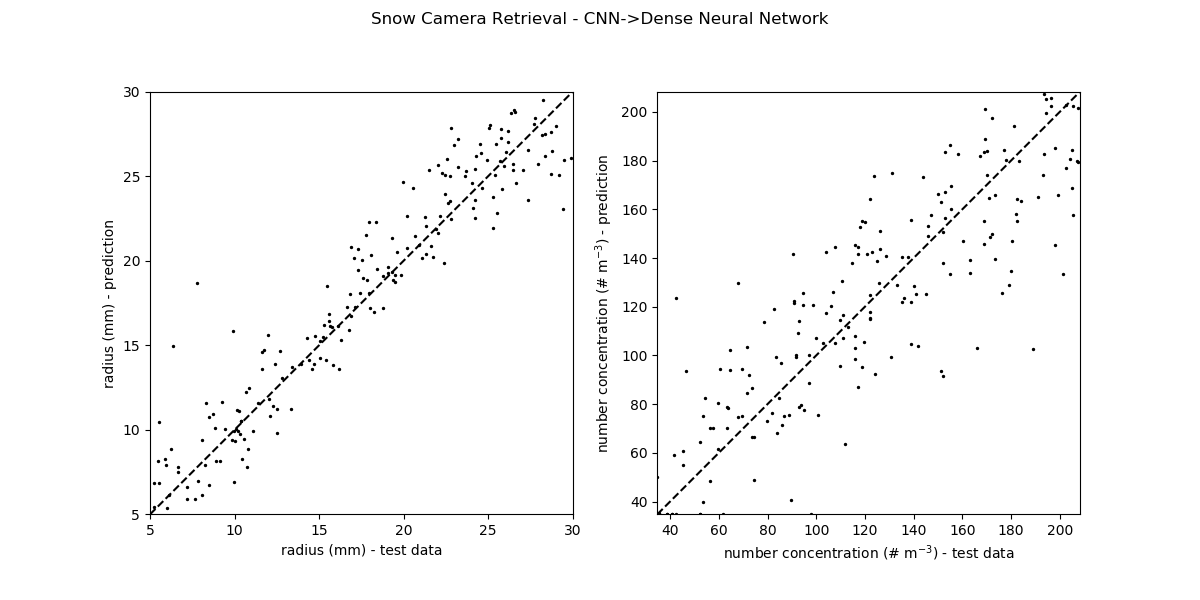

Write Python code to recreate this figure.
import matplotlib.pyplot as plt
from keras.models import load_model
import numpy as np
from netCDF4 import Dataset

# open test data
data_dir = '/vhtraid2/rschrom/snow_cam/'
tncf = Dataset(f'{data_dir}test_data/data.nc', 'r')
im_test = tncf.variables['im_data'][:]
rad_test = tncf.variables['radius'][:]
ncon_test = tncf.variables['number_concentration'][:]
dims_test = im_test.shape

# normalize data
radmin = 5.
radmax = 30.
ncmin = 50.
ncmax = 300.
rad_test = (rad_test-radmin)/(radmax-radmin)
ncon_test = (ncon_test*1.2*1.2-ncmin)/(ncmax-ncmin)

# reshape data
ntest = dims_test[0]
nx = dims_test[1]
ny = dims_test[2]

# set input and output data
output_test = np.empty([ntest,2])
output_test[:,0] = rad_test
output_test[:,1] = ncon_test

input_test = np.empty([ntest,nx,ny,1])
input_test[:,:,:,0] = im_test

# predict and plot
model = load_model('snow_camera_model.h5')
output_predict = model.predict(input_test)

rad_predict = output_predict[:,0]
ncon_predict = output_predict[:,1]
rad_predict = rad_predict*(radmax-radmin)+radmin
ncon_predict = ncon_predict*(ncmax-ncmin)+ncmin

rad_test = rad_test*(radmax-radmin)+radmin
ncon_test = ncon_test*(ncmax-ncmin)+ncmin

fig = plt.figure(figsize=(12,6))
ax = fig.add_subplot(1,2,1)
plt.scatter(rad_test, rad_predict, c='k', s=2.)
plt.plot([radmin,radmax], [radmin,radmax], 'k--')
ax.set_xlim([radmin,radmax])
ax.set_ylim([radmin,radmax])
ax.set_aspect(1.)
ax.set_xlabel('radius (mm) - test data')
ax.set_ylabel('radius (mm) - prediction')

ax = fig.add_subplot(1,2,2)
plt.scatter(ncon_test/1.2**2., ncon_predict/1.2**2., c='k', s=2.)
plt.plot([ncmin/1.2**2.,ncmax/1.2**2.], [ncmin/1.2**2.,ncmax/1.2**2.], 'k--')
ax.set_xlim([ncmin/1.2**2.,ncmax/1.2**2.])
ax.set_ylim([ncmin/1.2**2.,ncmax/1.2**2.])
ax.set_aspect(1.)
ax.set_xlabel('number concentration (# m$^{-3}$) - test data')
ax.set_ylabel('number concentration (# m$^{-3}$) - prediction')

plt.suptitle('Snow Camera Retrieval - CNN->Dense Neural Network')
plt.savefig('model_test.png')
